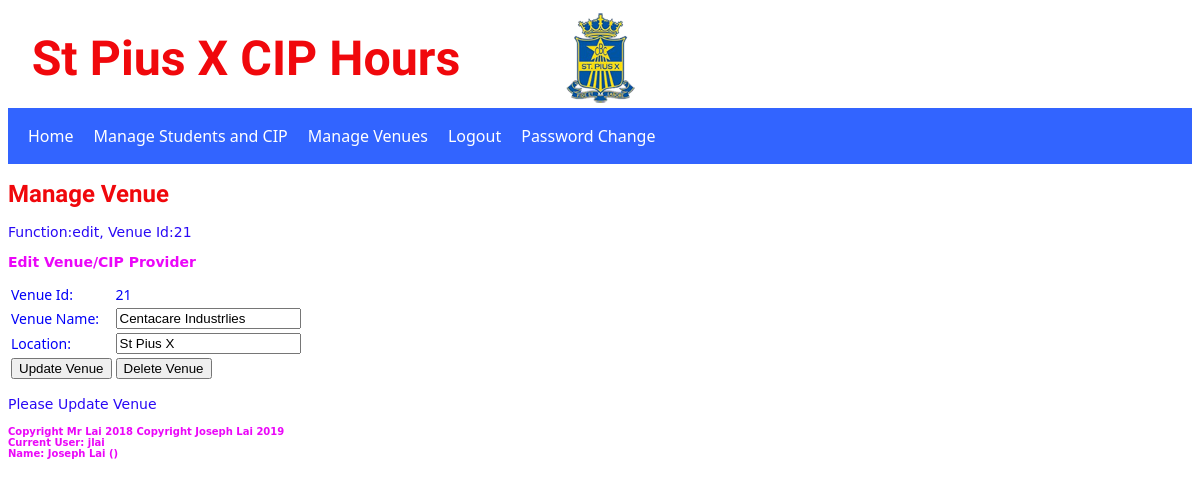
The app's page /venue.php?venue=21&function=edit (signed in) with its own data.
### tables this page shows
CREATE TABLE IF NOT EXISTS `cip_provider` (
  `providerId` int(11) NOT NULL AUTO_INCREMENT,
  `providerName` varchar(100) NOT NULL COMMENT 'Provider Name - e.g. St Vincent De Paul',
  `location` varchar(50) DEFAULT NULL COMMENT 'Location of provider - e.g. Chatswood',
  PRIMARY KEY (`providerId`)
);

### venue.php (the view, shortened to what this page needs)
<?php
require("sessionCheck.php");
?>
<!DOCTYPE html>
<html>
<head>
	<link href="css/spxcip.css" rel="stylesheet" type="text/css">
</head>
<body>
<header class="page-header">
<h1>St Pius X CIP Hours</h1>
</header>
<?php require("nav.php"); ?>
<maincontent>
<h1>Manage Venue</h1>
<div>
<?php
FUNCTION editVenue($providerId) {
	$conn = getConn();
	$sql = 'SELECT providerId, providerName, location FROM cip_provider WHERE providerId='.$providerId.' ORDER BY providerName';
	$result = mysqli_query($conn,$sql) or die(mysqli_error($conn)) ;
	if (mysqli_num_rows($result)==1) {
		echo "<h2>Edit Venue/CIP Provider</h2>";
		echo "<table class='tableText'>";
		echo "<form id='venue' name='venue' action='venue.php?function=save' method='post'>";
		while($provRow = mysqli_fetch_assoc($result)) {
			$providerId 	= $provRow["providerId"];
			$providerName 	= $provRow["providerName"];
			$location		= $provRow["location"];
			echo "<tr>";
			echo "<td>Venue Id:</td><td>$providerId</td>";
			echo "</tr><tr>";
			echo "<td>Venue Name:</td><td><input type='text' name='providerName' value='".html_entity_decode($providerName)."'></td>";
			echo "</tr><tr>";
			echo "<td>Location:</td><td><input type='text' name='location' value='".html_entity_decode($location)."'></td>";
			echo "</tr><tr>";
		}
		echo "<td><button type='submit' name='update'>Update Venue</button></td>";
		echo "<td><button type='submit' name='delete'>Delete Venue</button></td>";
		echo "</tr>";
		echo "</form>";
		echo "</table>";
	} else {
		$error = "<p>Venue Not Found!</p>";
	}
}
$error="Please Update Venue";
IF (isset($_GET["venue"])) {
	$providerId = $_GET["venue"];
} else {
	$providerId=NULL;
}
if (isset($_GET["function"])) {
	$function=$_GET["function"];
} else {
	$function="add";
}
echo "<p>Function:".$function.", ";
echo "Venue Id:".$providerId."</p>";
if ($function=="edit") {
	editVenue($providerId);
} else if ($function=="save") {
	$providerId=$_POST["providerId"];
	$providerName=htmlentities($_POST["providerName"]);
	$location=htmlentities($_POST["location"]);
	saveVenue($providerId,$providerName,$location);
} else {
	$error="Please Add Venue";
	addVenue();
}
?>
</div>
<span><p><?php echo $error; ?></p></span>
</maincontent>
<footer>
Copyright Mr Lai 2018
<span><?php echo $footer;?>
</span>
</footer>
</body>
</html>

### css/spxcip.css (style rules this page uses)
header { background-image: url(../images/spxlogo.png); background-position: center; background-repeat: no-repeat; height: 100px; background-color:aliceblue; }
header.page-header { background: no-repeat center/contain url(../images/spxlogo.png); display: flex; height: 100px; min-width: 100px; align-items: center; color: #000; }
header.page-header > h1 { font-family: 'Acme', sans-serif; font-size: calc(40px + (26 - 14) * ((100vw - 300px) / (1600 - 300))); margin: 2%; }
h1 { font-family: 'Acme', sans-serif;; font-size: 24px; font-weight: bold; color: #F0080C; }
p { font-family: "Lucida Grande", "Lucida Sans Unicode", "Lucida Sans", "DejaVu Sans", Verdana, sans-serif; font-size: 14px; color: #2909F5; }
h2 { font-family: "Lucida Grande", "Lucida Sans Unicode", "Lucida Sans", "DejaVu Sans", Verdana, sans-serif; font-size: 14px; font-weight: bold; color: #EB06F9; }
.tableText { font-family: Segoe, "Segoe UI", "DejaVu Sans", "Trebuchet MS", Verdana, sans-serif; font-size: 14px; color: #0200F8; }
mainContent { background-color:burlywood; }
footer { font-family: "Lucida Grande", "Lucida Sans Unicode", "Lucida Sans", "DejaVu Sans", Verdana, sans-serif; font-size: 10px; font-weight: bold; color: #EB06F9; }

### records on screen
cip_provider: providerId "21", providerName "Centacare Industrlies", location "St Pius X"

### other values on screen
$function "edit"
$providerId "21"
$error "Please Update Venue"
$username "jlai"
$firstName "Joseph"
$lastName "Lai"
